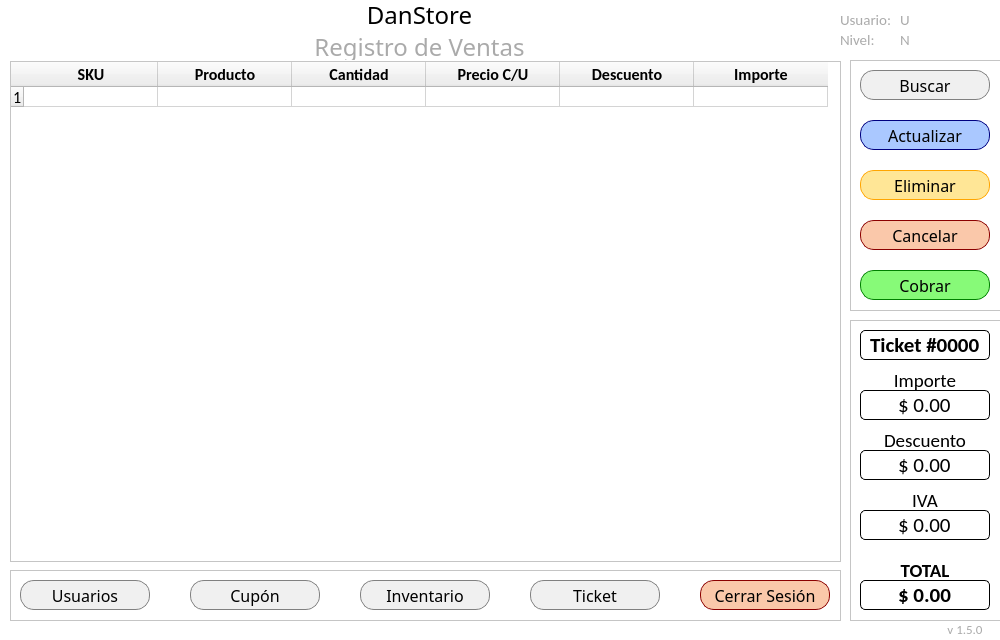
<?xml version="1.0" encoding="UTF-8"?>
<ui version="4.0">
 <class>MainWindow</class>
 <widget class="QMainWindow" name="MainWindow">
  <property name="geometry">
   <rect>
    <x>0</x>
    <y>0</y>
    <width>1000</width>
    <height>640</height>
   </rect>
  </property>
  <property name="minimumSize">
   <size>
    <width>1000</width>
    <height>640</height>
   </size>
  </property>
  <property name="maximumSize">
   <size>
    <width>1000</width>
    <height>640</height>
   </size>
  </property>
  <property name="palette">
   <palette>
    <active>
     <colorrole role="Base">
      <brush brushstyle="SolidPattern">
       <color alpha="255">
        <red>255</red>
        <green>255</green>
        <blue>255</blue>
       </color>
      </brush>
     </colorrole>
     <colorrole role="Window">
      <brush brushstyle="SolidPattern">
       <color alpha="255">
        <red>255</red>
        <green>255</green>
        <blue>255</blue>
       </color>
      </brush>
     </colorrole>
    </active>
    <inactive>
     <colorrole role="Base">
      <brush brushstyle="SolidPattern">
       <color alpha="255">
        <red>255</red>
        <green>255</green>
        <blue>255</blue>
       </color>
      </brush>
     </colorrole>
     <colorrole role="Window">
      <brush brushstyle="SolidPattern">
       <color alpha="255">
        <red>255</red>
        <green>255</green>
        <blue>255</blue>
       </color>
      </brush>
     </colorrole>
    </inactive>
    <disabled>
     <colorrole role="Base">
      <brush brushstyle="SolidPattern">
       <color alpha="255">
        <red>255</red>
        <green>255</green>
        <blue>255</blue>
       </color>
      </brush>
     </colorrole>
     <colorrole role="Window">
      <brush brushstyle="SolidPattern">
       <color alpha="255">
        <red>255</red>
        <green>255</green>
        <blue>255</blue>
       </color>
      </brush>
     </colorrole>
    </disabled>
   </palette>
  </property>
  <property name="windowTitle">
   <string>Registro de Ventas</string>
  </property>
  <widget class="QWidget" name="centralwidget">
   <widget class="QLabel" name="L1">
    <property name="geometry">
     <rect>
      <x>-1</x>
      <y>0</y>
      <width>841</width>
      <height>30</height>
     </rect>
    </property>
    <property name="font">
     <font>
      <family>Impact</family>
      <pointsize>18</pointsize>
     </font>
    </property>
    <property name="text">
     <string>DanStore</string>
    </property>
    <property name="alignment">
     <set>Qt::AlignCenter</set>
    </property>
   </widget>
   <widget class="QLabel" name="L2">
    <property name="geometry">
     <rect>
      <x>-1</x>
      <y>30</y>
      <width>841</width>
      <height>30</height>
     </rect>
    </property>
    <property name="font">
     <font>
      <family>Swis721 LtCn BT</family>
      <pointsize>18</pointsize>
     </font>
    </property>
    <property name="frameShadow">
     <enum>QFrame::Plain</enum>
    </property>
    <property name="midLineWidth">
     <number>0</number>
    </property>
    <property name="text">
     <string>&lt;html&gt;&lt;head/&gt;&lt;body&gt;&lt;p&gt;&lt;span style=&quot; color:#aaaaaa;&quot;&gt;Registro de Ventas&lt;/span&gt;&lt;/p&gt;&lt;/body&gt;&lt;/html&gt;</string>
    </property>
    <property name="alignment">
     <set>Qt::AlignCenter</set>
    </property>
   </widget>
   <widget class="QTableWidget" name="t_Ventas">
    <property name="geometry">
     <rect>
      <x>10</x>
      <y>61</y>
      <width>831</width>
      <height>501</height>
     </rect>
    </property>
    <property name="palette">
     <palette>
      <active>
       <colorrole role="Highlight">
        <brush brushstyle="SolidPattern">
         <color alpha="255">
          <red>0</red>
          <green>160</green>
          <blue>245</blue>
         </color>
        </brush>
       </colorrole>
      </active>
      <inactive>
       <colorrole role="Highlight">
        <brush brushstyle="SolidPattern">
         <color alpha="255">
          <red>240</red>
          <green>240</green>
          <blue>240</blue>
         </color>
        </brush>
       </colorrole>
      </inactive>
      <disabled>
       <colorrole role="Highlight">
        <brush brushstyle="SolidPattern">
         <color alpha="255">
          <red>0</red>
          <green>160</green>
          <blue>245</blue>
         </color>
        </brush>
       </colorrole>
      </disabled>
     </palette>
    </property>
    <attribute name="horizontalHeaderVisible">
     <bool>true</bool>
    </attribute>
    <attribute name="horizontalHeaderCascadingSectionResizes">
     <bool>false</bool>
    </attribute>
    <attribute name="horizontalHeaderDefaultSectionSize">
     <number>134</number>
    </attribute>
    <attribute name="horizontalHeaderMinimumSectionSize">
     <number>10</number>
    </attribute>
    <attribute name="verticalHeaderDefaultSectionSize">
     <number>20</number>
    </attribute>
    <row>
     <property name="text">
      <string>1</string>
     </property>
     <property name="font">
      <font>
       <family>Calibri</family>
       <pointsize>12</pointsize>
      </font>
     </property>
    </row>
    <column>
     <property name="text">
      <string>SKU</string>
     </property>
     <property name="font">
      <font>
       <family>Calibri</family>
       <pointsize>12</pointsize>
       <weight>75</weight>
       <bold>true</bold>
      </font>
     </property>
     <property name="textAlignment">
      <set>AlignCenter</set>
     </property>
     <property name="foreground">
      <brush brushstyle="SolidPattern">
       <color alpha="255">
        <red>0</red>
        <green>0</green>
        <blue>0</blue>
       </color>
      </brush>
     </property>
    </column>
    <column>
     <property name="text">
      <string>Producto</string>
     </property>
     <property name="font">
      <font>
       <family>Calibri</family>
       <pointsize>12</pointsize>
       <weight>75</weight>
       <bold>true</bold>
      </font>
     </property>
     <property name="textAlignment">
      <set>AlignCenter</set>
     </property>
    </column>
    <column>
     <property name="text">
      <string>Cantidad</string>
     </property>
     <property name="font">
      <font>
       <family>Calibri</family>
       <pointsize>12</pointsize>
       <weight>75</weight>
       <bold>true</bold>
      </font>
     </property>
     <property name="textAlignment">
      <set>AlignCenter</set>
     </property>
    </column>
    <column>
     <property name="text">
      <string>Precio C/U</string>
     </property>
     <property name="font">
      <font>
       <family>Calibri</family>
       <pointsize>12</pointsize>
       <weight>75</weight>
       <bold>true</bold>
      </font>
     </property>
     <property name="textAlignment">
      <set>AlignCenter</set>
     </property>
    </column>
    <column>
     <property name="text">
      <string>Descuento</string>
     </property>
     <property name="font">
      <font>
       <family>Calibri</family>
       <pointsize>12</pointsize>
       <weight>75</weight>
       <bold>true</bold>
      </font>
     </property>
     <property name="textAlignment">
      <set>AlignCenter</set>
     </property>
    </column>
    <column>
     <property name="text">
      <string>Importe</string>
     </property>
     <property name="font">
      <font>
       <family>Calibri</family>
       <pointsize>12</pointsize>
       <weight>75</weight>
       <bold>true</bold>
      </font>
     </property>
     <property name="textAlignment">
      <set>AlignCenter</set>
     </property>
    </column>
    <item row="0" column="0">
     <property name="text">
      <string/>
     </property>
    </item>
   </widget>
   <widget class="QFrame" name="fr_Ventas">
    <property name="geometry">
     <rect>
      <x>850</x>
      <y>60</y>
      <width>151</width>
      <height>251</height>
     </rect>
    </property>
    <property name="frameShape">
     <enum>QFrame::StyledPanel</enum>
    </property>
    <property name="frameShadow">
     <enum>QFrame::Raised</enum>
    </property>
    <widget class="QPushButton" name="b_Actualizar">
     <property name="geometry">
      <rect>
       <x>10</x>
       <y>60</y>
       <width>130</width>
       <height>30</height>
      </rect>
     </property>
     <property name="font">
      <font>
       <family>Swis721 LtCn BT</family>
       <pointsize>12</pointsize>
      </font>
     </property>
     <property name="focusPolicy">
      <enum>Qt::StrongFocus</enum>
     </property>
     <property name="styleSheet">
      <string notr="true">background-color: rgb(170, 200, 255);
border-width: 1px;
border-style: solid;
border-color: navy;
border-radius: 14px;</string>
     </property>
     <property name="text">
      <string>Actualizar</string>
     </property>
     <property name="autoDefault">
      <bool>true</bool>
     </property>
    </widget>
    <widget class="QPushButton" name="b_Eliminar">
     <property name="geometry">
      <rect>
       <x>10</x>
       <y>110</y>
       <width>130</width>
       <height>30</height>
      </rect>
     </property>
     <property name="font">
      <font>
       <family>Swis721 LtCn BT</family>
       <pointsize>12</pointsize>
      </font>
     </property>
     <property name="focusPolicy">
      <enum>Qt::StrongFocus</enum>
     </property>
     <property name="styleSheet">
      <string notr="true">background-color: rgb(255, 230, 150);
border-width: 1px;
border-style: solid;
border-color: orange;
border-radius: 14px;</string>
     </property>
     <property name="text">
      <string>Eliminar</string>
     </property>
     <property name="autoDefault">
      <bool>true</bool>
     </property>
    </widget>
    <widget class="QPushButton" name="b_Cancelar">
     <property name="geometry">
      <rect>
       <x>10</x>
       <y>160</y>
       <width>130</width>
       <height>30</height>
      </rect>
     </property>
     <property name="font">
      <font>
       <family>Swis721 LtCn BT</family>
       <pointsize>12</pointsize>
      </font>
     </property>
     <property name="focusPolicy">
      <enum>Qt::StrongFocus</enum>
     </property>
     <property name="styleSheet">
      <string notr="true">background-color: rgb(250, 200, 170);
border-width: 1px;
border-style: solid;
border-color: darkred;
border-radius: 14px;</string>
     </property>
     <property name="text">
      <string>Cancelar</string>
     </property>
     <property name="autoDefault">
      <bool>true</bool>
     </property>
    </widget>
    <widget class="QPushButton" name="b_Cobrar">
     <property name="geometry">
      <rect>
       <x>10</x>
       <y>210</y>
       <width>130</width>
       <height>30</height>
      </rect>
     </property>
     <property name="font">
      <font>
       <family>Swis721 LtCn BT</family>
       <pointsize>12</pointsize>
      </font>
     </property>
     <property name="focusPolicy">
      <enum>Qt::StrongFocus</enum>
     </property>
     <property name="styleSheet">
      <string notr="true">background-color: rgb(135, 250, 120);
border-width: 1px;
border-style: solid;
border-color: green;
border-radius: 14px;</string>
     </property>
     <property name="text">
      <string>Cobrar</string>
     </property>
     <property name="autoDefault">
      <bool>true</bool>
     </property>
    </widget>
    <widget class="QPushButton" name="b_Buscar">
     <property name="geometry">
      <rect>
       <x>10</x>
       <y>10</y>
       <width>130</width>
       <height>30</height>
      </rect>
     </property>
     <property name="font">
      <font>
       <family>Swis721 LtCn BT</family>
       <pointsize>12</pointsize>
      </font>
     </property>
     <property name="focusPolicy">
      <enum>Qt::StrongFocus</enum>
     </property>
     <property name="styleSheet">
      <string notr="true">background-color: rgb(240, 240, 240);
border-width: 1px;
border-style: solid;
border-color: gray;
border-radius: 14px;</string>
     </property>
     <property name="text">
      <string>Buscar</string>
     </property>
     <property name="autoDefault">
      <bool>true</bool>
     </property>
    </widget>
   </widget>
   <widget class="QFrame" name="fr_botones">
    <property name="geometry">
     <rect>
      <x>10</x>
      <y>570</y>
      <width>831</width>
      <height>51</height>
     </rect>
    </property>
    <property name="frameShape">
     <enum>QFrame::StyledPanel</enum>
    </property>
    <property name="frameShadow">
     <enum>QFrame::Raised</enum>
    </property>
    <widget class="QPushButton" name="b_Usuarios">
     <property name="geometry">
      <rect>
       <x>10</x>
       <y>10</y>
       <width>130</width>
       <height>30</height>
      </rect>
     </property>
     <property name="font">
      <font>
       <family>Swis721 LtCn BT</family>
       <pointsize>12</pointsize>
      </font>
     </property>
     <property name="focusPolicy">
      <enum>Qt::StrongFocus</enum>
     </property>
     <property name="styleSheet">
      <string notr="true">background-color: rgb(240, 240, 240);
border-width: 1px;
border-style: solid;
border-color: gray;
border-radius: 14px;</string>
     </property>
     <property name="text">
      <string>Usuarios</string>
     </property>
     <property name="autoDefault">
      <bool>true</bool>
     </property>
    </widget>
    <widget class="QPushButton" name="b_Cupon">
     <property name="geometry">
      <rect>
       <x>180</x>
       <y>10</y>
       <width>130</width>
       <height>30</height>
      </rect>
     </property>
     <property name="font">
      <font>
       <family>Swis721 LtCn BT</family>
       <pointsize>12</pointsize>
      </font>
     </property>
     <property name="focusPolicy">
      <enum>Qt::StrongFocus</enum>
     </property>
     <property name="styleSheet">
      <string notr="true">background-color: rgb(240, 240, 240);
border-width: 1px;
border-style: solid;
border-color: gray;
border-radius: 14px;</string>
     </property>
     <property name="text">
      <string>Cupón</string>
     </property>
     <property name="autoDefault">
      <bool>true</bool>
     </property>
    </widget>
    <widget class="QPushButton" name="b_Inventario">
     <property name="geometry">
      <rect>
       <x>350</x>
       <y>10</y>
       <width>130</width>
       <height>30</height>
      </rect>
     </property>
     <property name="font">
      <font>
       <family>Swis721 LtCn BT</family>
       <pointsize>12</pointsize>
      </font>
     </property>
     <property name="focusPolicy">
      <enum>Qt::StrongFocus</enum>
     </property>
     <property name="styleSheet">
      <string notr="true">background-color: rgb(240, 240, 240);
border-width: 1px;
border-style: solid;
border-color: gray;
border-radius: 14px;</string>
     </property>
     <property name="text">
      <string>Inventario</string>
     </property>
     <property name="autoDefault">
      <bool>true</bool>
     </property>
    </widget>
    <widget class="QPushButton" name="b_Ticket">
     <property name="geometry">
      <rect>
       <x>520</x>
       <y>10</y>
       <width>130</width>
       <height>30</height>
      </rect>
     </property>
     <property name="font">
      <font>
       <family>Swis721 LtCn BT</family>
       <pointsize>12</pointsize>
      </font>
     </property>
     <property name="focusPolicy">
      <enum>Qt::StrongFocus</enum>
     </property>
     <property name="styleSheet">
      <string notr="true">background-color: rgb(240, 240, 240);
border-width: 1px;
border-style: solid;
border-color: gray;
border-radius: 14px;</string>
     </property>
     <property name="text">
      <string>Ticket</string>
     </property>
     <property name="autoDefault">
      <bool>true</bool>
     </property>
    </widget>
    <widget class="QPushButton" name="b_Cerrar">
     <property name="geometry">
      <rect>
       <x>690</x>
       <y>10</y>
       <width>130</width>
       <height>30</height>
      </rect>
     </property>
     <property name="font">
      <font>
       <family>Swis721 LtCn BT</family>
       <pointsize>12</pointsize>
      </font>
     </property>
     <property name="focusPolicy">
      <enum>Qt::StrongFocus</enum>
     </property>
     <property name="styleSheet">
      <string notr="true">background-color: rgb(250, 200, 170);
border-width: 1px;
border-style: solid;
border-color: darkred;
border-radius: 14px;</string>
     </property>
     <property name="text">
      <string>Cerrar Sesión</string>
     </property>
     <property name="autoDefault">
      <bool>true</bool>
     </property>
    </widget>
   </widget>
   <widget class="QFrame" name="fr_total">
    <property name="geometry">
     <rect>
      <x>850</x>
      <y>320</y>
      <width>151</width>
      <height>301</height>
     </rect>
    </property>
    <property name="frameShape">
     <enum>QFrame::StyledPanel</enum>
    </property>
    <property name="frameShadow">
     <enum>QFrame::Raised</enum>
    </property>
    <widget class="QLineEdit" name="t_Ticket">
     <property name="geometry">
      <rect>
       <x>10</x>
       <y>10</y>
       <width>130</width>
       <height>30</height>
      </rect>
     </property>
     <property name="font">
      <font>
       <family>Calibri</family>
       <pointsize>16</pointsize>
       <weight>75</weight>
       <bold>true</bold>
      </font>
     </property>
     <property name="styleSheet">
      <string notr="true">QLineEdit {
     border-width: 1px;
     border-style: solid;
     border-radius: 5px;
 }</string>
     </property>
     <property name="text">
      <string>Ticket #0000</string>
     </property>
     <property name="alignment">
      <set>Qt::AlignCenter</set>
     </property>
    </widget>
    <widget class="QLineEdit" name="t_Importe">
     <property name="geometry">
      <rect>
       <x>10</x>
       <y>70</y>
       <width>130</width>
       <height>30</height>
      </rect>
     </property>
     <property name="font">
      <font>
       <family>Calibri</family>
       <pointsize>16</pointsize>
       <weight>50</weight>
       <bold>false</bold>
      </font>
     </property>
     <property name="styleSheet">
      <string notr="true">QLineEdit {
     border-width: 1px;
     border-style: solid;
     border-radius: 5px;
 }</string>
     </property>
     <property name="text">
      <string>$ 0.00</string>
     </property>
     <property name="alignment">
      <set>Qt::AlignCenter</set>
     </property>
    </widget>
    <widget class="QLabel" name="label_2">
     <property name="geometry">
      <rect>
       <x>10</x>
       <y>50</y>
       <width>130</width>
       <height>21</height>
      </rect>
     </property>
     <property name="font">
      <font>
       <family>Calibri</family>
       <pointsize>14</pointsize>
      </font>
     </property>
     <property name="text">
      <string>Importe</string>
     </property>
     <property name="alignment">
      <set>Qt::AlignCenter</set>
     </property>
    </widget>
    <widget class="QLineEdit" name="t_Descuento">
     <property name="geometry">
      <rect>
       <x>10</x>
       <y>130</y>
       <width>130</width>
       <height>30</height>
      </rect>
     </property>
     <property name="font">
      <font>
       <family>Calibri</family>
       <pointsize>16</pointsize>
       <weight>50</weight>
       <bold>false</bold>
      </font>
     </property>
     <property name="styleSheet">
      <string notr="true">QLineEdit {
     border-width: 1px;
     border-style: solid;
     border-radius: 5px;
 }</string>
     </property>
     <property name="text">
      <string>$ 0.00</string>
     </property>
     <property name="alignment">
      <set>Qt::AlignCenter</set>
     </property>
    </widget>
    <widget class="QLabel" name="label_3">
     <property name="geometry">
      <rect>
       <x>10</x>
       <y>110</y>
       <width>130</width>
       <height>21</height>
      </rect>
     </property>
     <property name="font">
      <font>
       <family>Calibri</family>
       <pointsize>14</pointsize>
      </font>
     </property>
     <property name="text">
      <string>Descuento</string>
     </property>
     <property name="alignment">
      <set>Qt::AlignCenter</set>
     </property>
    </widget>
    <widget class="QLineEdit" name="t_IVA">
     <property name="geometry">
      <rect>
       <x>10</x>
       <y>190</y>
       <width>130</width>
       <height>30</height>
      </rect>
     </property>
     <property name="font">
      <font>
       <family>Calibri</family>
       <pointsize>16</pointsize>
       <weight>50</weight>
       <bold>false</bold>
      </font>
     </property>
     <property name="styleSheet">
      <string notr="true">QLineEdit {
     border-width: 1px;
     border-style: solid;
     border-radius: 5px;
 }</string>
     </property>
     <property name="text">
      <string>$ 0.00</string>
     </property>
     <property name="alignment">
      <set>Qt::AlignCenter</set>
     </property>
    </widget>
    <widget class="QLabel" name="label_4">
     <property name="geometry">
      <rect>
       <x>10</x>
       <y>170</y>
       <width>130</width>
       <height>21</height>
      </rect>
     </property>
     <property name="font">
      <font>
       <family>Calibri</family>
       <pointsize>14</pointsize>
      </font>
     </property>
     <property name="text">
      <string>IVA</string>
     </property>
     <property name="alignment">
      <set>Qt::AlignCenter</set>
     </property>
    </widget>
    <widget class="QLineEdit" name="t_Total">
     <property name="geometry">
      <rect>
       <x>10</x>
       <y>260</y>
       <width>130</width>
       <height>30</height>
      </rect>
     </property>
     <property name="font">
      <font>
       <family>Calibri</family>
       <pointsize>16</pointsize>
       <weight>75</weight>
       <bold>true</bold>
      </font>
     </property>
     <property name="styleSheet">
      <string notr="true">QLineEdit {
     border-width: 1px;
     border-style: solid;
     border-radius: 5px;
 }</string>
     </property>
     <property name="text">
      <string>$ 0.00</string>
     </property>
     <property name="alignment">
      <set>Qt::AlignCenter</set>
     </property>
    </widget>
    <widget class="QLabel" name="label_5">
     <property name="geometry">
      <rect>
       <x>10</x>
       <y>240</y>
       <width>130</width>
       <height>21</height>
      </rect>
     </property>
     <property name="font">
      <font>
       <family>Calibri</family>
       <pointsize>14</pointsize>
       <weight>75</weight>
       <bold>true</bold>
      </font>
     </property>
     <property name="text">
      <string>TOTAL</string>
     </property>
     <property name="alignment">
      <set>Qt::AlignCenter</set>
     </property>
    </widget>
   </widget>
   <widget class="QLabel" name="L9">
    <property name="geometry">
     <rect>
      <x>940</x>
      <y>620</y>
      <width>50</width>
      <height>20</height>
     </rect>
    </property>
    <property name="font">
     <font>
      <family>Calibri</family>
      <pointsize>14</pointsize>
     </font>
    </property>
    <property name="text">
     <string>&lt;html&gt;&lt;head/&gt;&lt;body&gt;&lt;p&gt;&lt;span style=&quot; font-size:10pt; color:#aaaaaa;&quot;&gt;v 1.5.0&lt;/span&gt;&lt;/p&gt;&lt;/body&gt;&lt;/html&gt;</string>
    </property>
    <property name="alignment">
     <set>Qt::AlignCenter</set>
    </property>
   </widget>
   <widget class="QLabel" name="L3">
    <property name="geometry">
     <rect>
      <x>840</x>
      <y>10</y>
      <width>50</width>
      <height>21</height>
     </rect>
    </property>
    <property name="font">
     <font>
      <family>Calibri</family>
      <pointsize>14</pointsize>
     </font>
    </property>
    <property name="text">
     <string>&lt;html&gt;&lt;head/&gt;&lt;body&gt;&lt;p&gt;&lt;span style=&quot; font-size:11pt; color:#aaaaaa;&quot;&gt;Usuario:&lt;/span&gt;&lt;/p&gt;&lt;/body&gt;&lt;/html&gt;</string>
    </property>
    <property name="alignment">
     <set>Qt::AlignLeading|Qt::AlignLeft|Qt::AlignVCenter</set>
    </property>
   </widget>
   <widget class="QLabel" name="L4">
    <property name="geometry">
     <rect>
      <x>840</x>
      <y>30</y>
      <width>50</width>
      <height>21</height>
     </rect>
    </property>
    <property name="font">
     <font>
      <family>Calibri</family>
      <pointsize>14</pointsize>
     </font>
    </property>
    <property name="text">
     <string>&lt;html&gt;&lt;head/&gt;&lt;body&gt;&lt;p&gt;&lt;span style=&quot; font-size:11pt; color:#aaaaaa;&quot;&gt;Nivel:&lt;/span&gt;&lt;/p&gt;&lt;/body&gt;&lt;/html&gt;</string>
    </property>
    <property name="alignment">
     <set>Qt::AlignLeading|Qt::AlignLeft|Qt::AlignVCenter</set>
    </property>
   </widget>
   <widget class="QLabel" name="L6">
    <property name="geometry">
     <rect>
      <x>900</x>
      <y>30</y>
      <width>90</width>
      <height>21</height>
     </rect>
    </property>
    <property name="font">
     <font>
      <family>Calibri</family>
      <pointsize>14</pointsize>
     </font>
    </property>
    <property name="text">
     <string>&lt;html&gt;&lt;head/&gt;&lt;body&gt;&lt;p&gt;&lt;span style=&quot; font-size:11pt; color:#aaaaaa;&quot;&gt;N&lt;/span&gt;&lt;/p&gt;&lt;/body&gt;&lt;/html&gt;</string>
    </property>
    <property name="alignment">
     <set>Qt::AlignLeading|Qt::AlignLeft|Qt::AlignVCenter</set>
    </property>
   </widget>
   <widget class="QLabel" name="L5">
    <property name="geometry">
     <rect>
      <x>900</x>
      <y>10</y>
      <width>90</width>
      <height>21</height>
     </rect>
    </property>
    <property name="font">
     <font>
      <family>Calibri</family>
      <pointsize>14</pointsize>
     </font>
    </property>
    <property name="text">
     <string>&lt;html&gt;&lt;head/&gt;&lt;body&gt;&lt;p&gt;&lt;span style=&quot; font-size:11pt; color:#aaaaaa;&quot;&gt;U&lt;/span&gt;&lt;/p&gt;&lt;/body&gt;&lt;/html&gt;</string>
    </property>
    <property name="alignment">
     <set>Qt::AlignLeading|Qt::AlignLeft|Qt::AlignVCenter</set>
    </property>
   </widget>
  </widget>
 </widget>
 <resources/>
 <connections/>
</ui>
